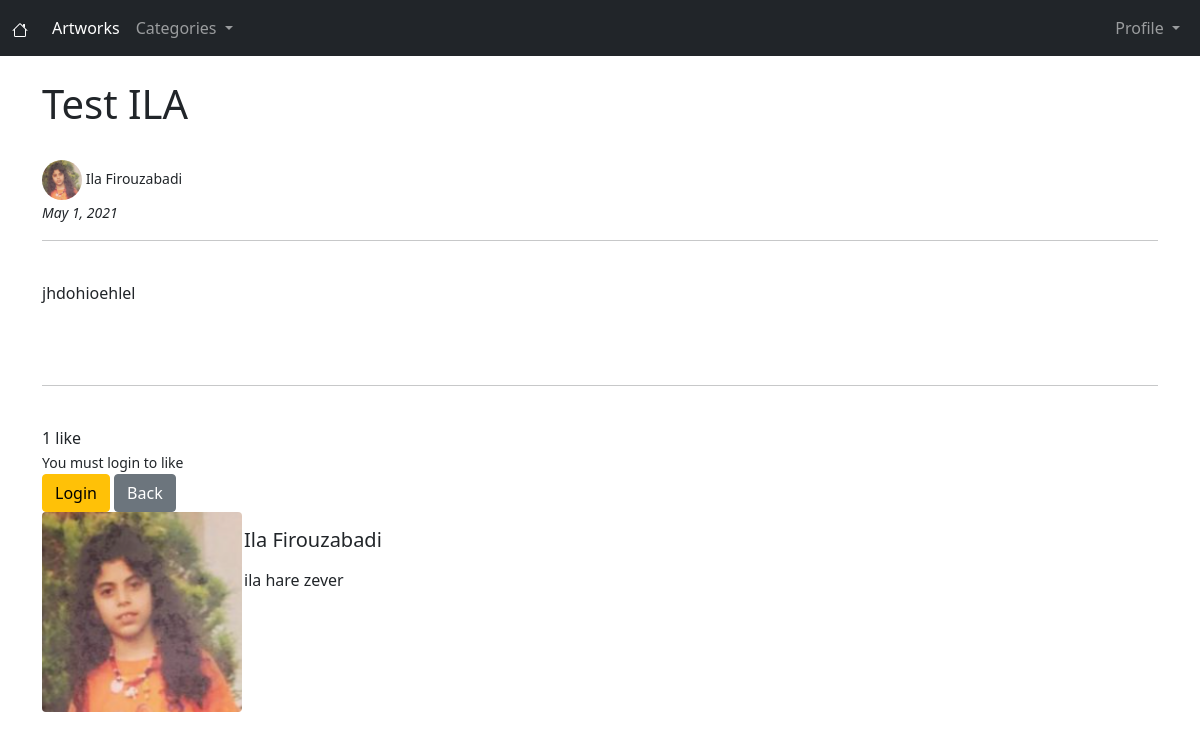
The page /artwork/24 on the database its author committed.
### artworks/models.py (models this page shows, shortened)
class Artwork(models.Model):
    title = models.CharField(max_length=255)
    header_image = models.ImageField(null=True, blank=True, upload_to="images/")
    title_tag = models.CharField(max_length=255)
    author = models.ForeignKey(User, on_delete=models.CASCADE)
    body = RichTextField(blank=True, null=True)
    snippet = models.CharField(max_length=255)
    artwork_date = models.DateField(auto_now_add=True)
    category = models.CharField(max_length=255, default='No category')
    likes = models.ManyToManyField(User, related_name='artwork_post')
    def total_likes(self):
        return self.likes.count()

class Profile(models.Model):
    user = models.OneToOneField(User, null=True, on_delete=models.CASCADE)
    bio = models.TextField(blank=True, null=True)
    profile_pic = models.ImageField(null=True, blank=True, upload_to="images/profile/", default='images/profile/default-profile.png')
    website_url = models.CharField(max_length=255, blank=True, null=True)
    facebook_url = models.CharField(max_length=255, blank=True, null=True)
    instagram_url = models.CharField(max_length=255, blank=True, null=True)
    twitter_url = models.CharField(max_length=255, blank=True, null=True)

### artworks/views.py (the view)
# urls.py: path('artwork/<int:pk>', ArtworkDetailView.as_view(), name="artwork-detail"),
class ArtworkDetailView(DetailView):
    model = Artwork
    template_name = 'artwork_details.html'
    def get_context_data(self, *args, **kwargs):
        cat_menu = Category.objects.all()
        context = super(ArtworkDetailView, self).get_context_data(*args, **kwargs)
        context["cat_menu"] = cat_menu
        likes_obj = get_object_or_404(Artwork, id=self.kwargs['pk'])
        total_likes = likes_obj.total_likes()
        context["total_likes"] = total_likes
        liked = False
        if likes_obj.likes.filter(id=self.request.user.id).exists():
            liked = True
        context["liked"] = liked
        return context

### artworks/models.py (called while the page is built)
    def __str__(self):
        return self.name

### artworks/templates/artwork_details.html (shortened to what this page needs)
{% extends 'base.html' %}
{% load static %}
{% block content %}
<h1>{{ artwork.title }}</h1>
<br>
<small>
    {% if artwork.author.profile.profile_pic %}
        <img src="{{ artwork.author.profile.profile_pic.url }}"  class="rounded-circle" width=40 height=40></img>
    {% else %}
        <img src="/media/images/profile/default-profile.png"  class="rounded" width=40 height=40></img>
    {% endif %}
    {{ artwork.author.first_name }} {{ artwork.author.last_name }}
    <br/>
<i>{{ artwork.artwork_date }}</i>
</small>
<hr>
<br/>
{{ artwork.body|safe }}
<br/><br/>
<hr>
<br/>
{{ total_likes }}
{% if total_likes == 1 %}
    like
{% else %}
    likes
{% endif %}
<br>
        {% if user.is_authenticated %}
            <form action="{% url 'like-artwork' artwork.pk %}" method="POST">
                {% csrf_token %}
                {% if liked %}
                    <button type="submit", name="artwork_id", value="{{ artwork.id }}", class="btn btn-info">Unlike</button>
                {% else %}
                    <button type="submit", name="artwork_id", value="{{ artwork.id }}", class="btn btn-primary">Like</button>
                {% endif %}
                <a href="{% url 'artworks' %}"  class="btn btn-secondary">Back</a>
            </form>
        {% else %}
            <small>You must login to like</small><br>
            <a href="{% url 'login' %}"  class="btn btn-warning">Login</a>
            <a href="{% url 'artworks' %}"  class="btn btn-secondary">Back</a>
        {% endif %}
<br/>
<div class="card mb-3 border-0">
    <div class="row g-0">
      <div class="col-md-2">
            {% if artwork.author.profile.id %}
            <a href="{% url 'show_profile_page' artwork.author.profile.id %}" class="text-decoration-none text-reset">
                <img src="{{ artwork.author.profile.profile_pic.url }}" width=200 height=200 alt="{{ artwork.author.first_name  }} {{ artwork.author.last_name  }}"  class="rounded">
            </a>
            {% else %}
                <img src="/media/images/profile/default-profile.png" width=200 height=200 alt="{{ artwork.author.first_name  }} {{ artwork.author.last_name  }}"  class="rounded">
            {% endif %}
      </div>
      <div class="col-md-10">
        <div class="card-body">
            {%  if artwork.author.profile.profile_pic %}
            <a href="{% url 'show_profile_page' artwork.author.profile.id %}" class="text-decoration-none text-reset">
                <h5 class="card-title">{{ artwork.author.first_name  }} {{ artwork.author.last_name  }}</h5>
              </a>
            {% else %}
                <h5 class="card-title">{{ artwork.author.first_name  }} {{ artwork.author.last_name  }}</h5>
            {% endif %}
          <p class="card-text">{{ artwork.author.profile.bio }}</p>
        </div>
      </div>
    </div>
  </div>
{% endblock %}

### rows shown on the page
Artwork: title "Test ILA", author.profile.profile_pic (picture), author.first_name "Ila", author.last_name "Firouzabadi", artwork_date "May 1, 2021", body "jhdohioehlel", author.profile.bio "ila hare zever"

### other values the page prints
{{ total_likes }} "1"
